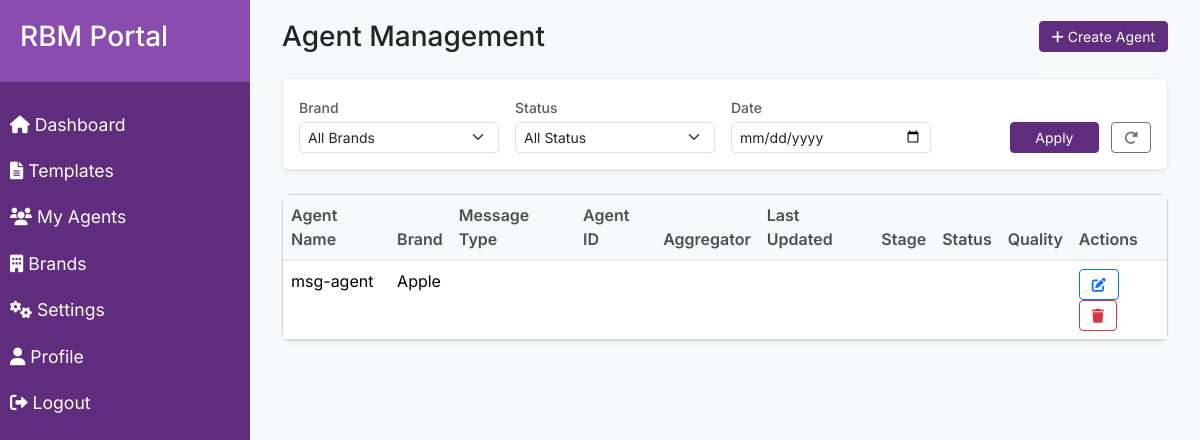
Before: /agents/ (signed in) with the older database file.
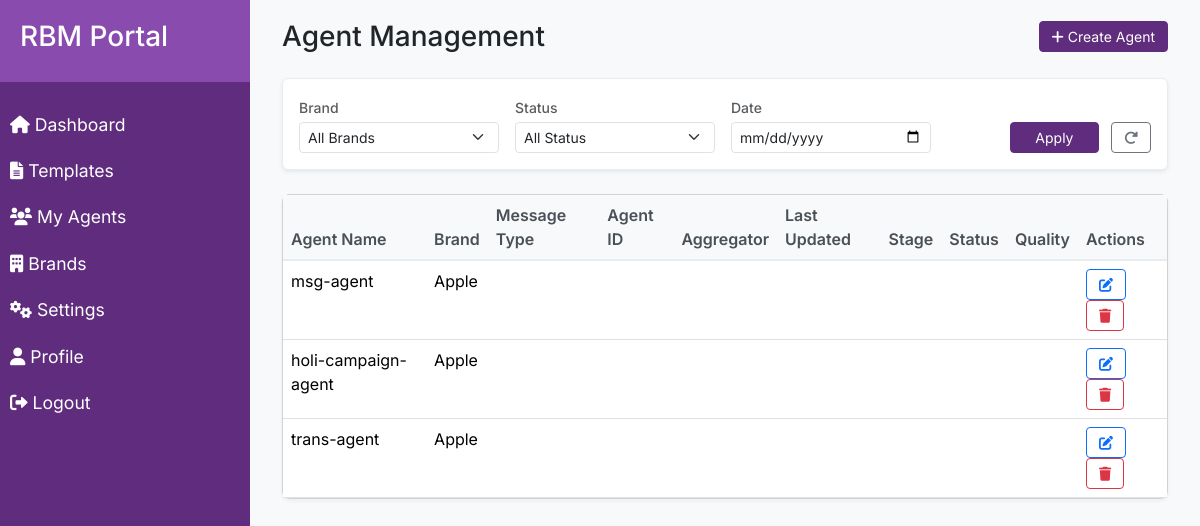
After: the same page with the newer database file.
### dashboard/models.py (models this page shows, shortened)
class Agent(models.Model):
    name = models.CharField(max_length=100)
    email = models.EmailField()
    brand = models.ForeignKey(Brand, on_delete=models.CASCADE)
    is_active = models.BooleanField(default=True)
    created_at = models.DateTimeField(auto_now_add=True)

class Brand(models.Model):
    name = models.CharField(max_length=100)
    description = models.TextField(blank=True)
    created_at = models.DateTimeField(auto_now_add=True)

### dashboard/views.py (the view)
# urls.py: path('agents/', views.agent_list, name='agent_list'),
@login_required
def agent_list(request):
    agents = Agent.objects.all()
    brands = Brand.objects.all()
    selected_brand = request.GET.get('brand')
    selected_status = request.GET.get('status')
    selected_date = request.GET.get('date')
    if selected_brand:
        agents = agents.filter(brand_id=selected_brand)
    if selected_status:
        is_active = selected_status == 'active'
        agents = agents.filter(is_active=is_active)
    if selected_date:
        agents = agents.filter(created_at__date=selected_date)
    context = {
        'agents': agents,
        'brands': brands,
        'selected_brand': selected_brand,
        'selected_status': selected_status,
        'selected_date': selected_date,
    }
    return render(request, 'dashboard/agent_list.html', context)

### templates/dashboard/agent_list.html (shortened to what this page needs)
{% extends 'base.html' %}
{% block content %}
<div class="container-fluid">
    <div class="d-flex justify-content-between align-items-center mb-4">
        <h1 class="h3 mb-0">Agent Management</h1>
        <a href="{% url 'create_agent' %}" class="btn btn-primary btn-sm">
            <i class="fas fa-plus"></i> Create Agent
        </a>
    </div>
    <div class="filter-bar bg-white p-3 rounded mb-4 shadow-sm">
        <form method="get" class="d-flex flex-wrap gap-3 align-items-end">
            <div class="filter-group" style="min-width: 200px;">
                <label class="form-label text-muted small mb-1">Brand</label>
                <select name="brand" class="form-select form-select-sm">
                    <option value="">All Brands</option>
                </select>
            </div>
            <div class="filter-group" style="min-width: 200px;">
                <label class="form-label text-muted small mb-1">Status</label>
                <select name="status" class="form-select form-select-sm">
                    <option value="">All Status</option>
                </select>
            </div>
            <div class="filter-group" style="min-width: 200px;">
                <label class="form-label text-muted small mb-1">Date</label>
                <input type="date" name="date" class="form-control form-control-sm" value="{{ selected_date }}">
            </div>
            <div class="ms-auto">
                <button type="submit" class="btn btn-primary btn-sm px-4">Apply</button>
                <a href="{% url 'agent_list' %}" class="btn btn-outline-secondary btn-sm ms-2">
                    <i class="fas fa-redo-alt"></i>
                </a>
            </div>
        </form>
    </div>
    <div class="card">
        <div class="card-body p-0">
            <div class="table-responsive">
                <table class="table table-hover mb-0">
                    <thead>
                        <tr>
                            <th>Agent Name</th>
                            <th>Brand</th>
                            <th>Message Type</th>
                            <th>Agent ID</th>
                            <th>Aggregator</th>
                            <th>Last Updated</th>
                            <th>Stage</th>
                            <th>Status</th>
                            <th>Quality</th>
                            <th>Actions</th>
                        </tr>
                    </thead>
                    <tbody>
                        {% for agent in agents %}
                        <tr>
                            <td>{{ agent.name }}</td>
                            <td>{{ agent.brand.name }}</td>
                            <td>{{ agent.message_type }}</td>
                            <td>{{ agent.agent_id }}</td>
                            <td>{{ agent.aggregator }}</td>
                            <td>{{ agent.last_updated }}</td>
                            <td>{{ agent.stage }}</td>
                            <td>{{ agent.status }}</td>
                            <td>{{ agent.quality }}</td>
                            <td>
                                <a href="{% url 'edit_agent' agent.id %}" class="btn btn-sm btn-outline-primary">
                                    <i class="fas fa-edit"></i>
                                </a>
                                <a href="{% url 'delete_agent' agent.id %}" class="btn btn-sm btn-outline-danger">
                                    <i class="fas fa-trash"></i>
                                </a>
                            </td>
                        </tr>
                        {% endfor %}
                    </tbody>
                </table>
            </div>
        </div>
    </div>
</div>
{% endblock %}

Changed rows visible on the page:
added Agent: name "holi-campaign-agent", brand.name "Apple"
added Agent: name "trans-agent", brand.name "Apple"
